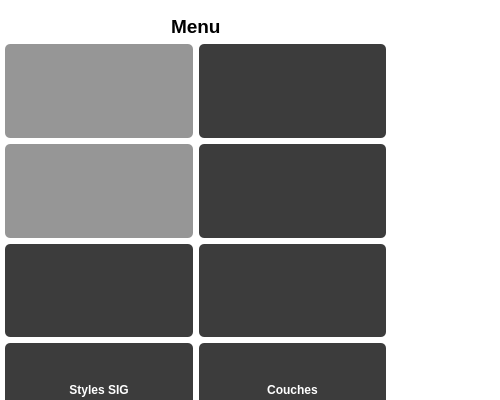
<?xml version="1.0" encoding="UTF-8"?>
<ui version="4.0">
 <class>MetisQgisAppDialogBase</class>
 <widget class="QDialog" name="MetisQgisAppDialogBase">
  <property name="enabled">
   <bool>true</bool>
  </property>
  <property name="geometry">
   <rect>
    <x>0</x>
    <y>0</y>
    <width>500</width>
    <height>400</height>
   </rect>
  </property>
  <property name="sizePolicy">
   <sizepolicy hsizetype="Preferred" vsizetype="Preferred">
    <horstretch>0</horstretch>
    <verstretch>0</verstretch>
   </sizepolicy>
  </property>
  <property name="minimumSize">
   <size>
    <width>500</width>
    <height>400</height>
   </size>
  </property>
  <property name="maximumSize">
   <size>
    <width>500</width>
    <height>400</height>
   </size>
  </property>
  <property name="windowTitle">
   <string>Metis for QGIS</string>
  </property>
  <property name="windowIcon">
   <iconset theme="main">
    <normaloff>:/plugins/metis_qgis_app/icon.png</normaloff>:/plugins/metis_qgis_app/icon.png</iconset>
  </property>
  <property name="autoFillBackground">
   <bool>false</bool>
  </property>
  <property name="styleSheet">
   <string notr="true">background-color: rgb(255, 255, 255);</string>
  </property>
  <property name="sizeGripEnabled">
   <bool>false</bool>
  </property>
  <widget class="QWidget" name="verticalLayoutWidget">
   <property name="geometry">
    <rect>
     <x>0</x>
     <y>10</y>
     <width>391</width>
     <height>509</height>
    </rect>
   </property>
   <layout class="QVBoxLayout" name="mainLayout">
    <property name="leftMargin">
     <number>5</number>
    </property>
    <property name="topMargin">
     <number>5</number>
    </property>
    <property name="rightMargin">
     <number>5</number>
    </property>
    <property name="bottomMargin">
     <number>5</number>
    </property>
    <item>
     <layout class="QHBoxLayout" name="horizontalLayout_5">
      <item>
       <spacer name="horizontalSpacer_5">
        <property name="orientation">
         <enum>Qt::Horizontal</enum>
        </property>
        <property name="sizeHint" stdset="0">
         <size>
          <width>40</width>
          <height>20</height>
         </size>
        </property>
       </spacer>
      </item>
      <item>
       <widget class="QLabel" name="labelTitle">
        <property name="font">
         <font>
          <pointsize>14</pointsize>
          <weight>75</weight>
          <bold>true</bold>
         </font>
        </property>
        <property name="text">
         <string>Menu</string>
        </property>
       </widget>
      </item>
      <item>
       <spacer name="horizontalSpacer_6">
        <property name="orientation">
         <enum>Qt::Horizontal</enum>
        </property>
        <property name="sizeHint" stdset="0">
         <size>
          <width>40</width>
          <height>20</height>
         </size>
        </property>
       </spacer>
      </item>
     </layout>
    </item>
    <item>
     <layout class="QGridLayout" name="gridLayout">
      <property name="sizeConstraint">
       <enum>QLayout::SetNoConstraint</enum>
      </property>
      <property name="leftMargin">
       <number>0</number>
      </property>
      <item row="2" column="1">
       <widget class="QPushButton" name="pushButtonCfg">
        <property name="enabled">
         <bool>true</bool>
        </property>
        <property name="sizePolicy">
         <sizepolicy hsizetype="MinimumExpanding" vsizetype="Expanding">
          <horstretch>0</horstretch>
          <verstretch>0</verstretch>
         </sizepolicy>
        </property>
        <property name="cursor">
         <cursorShape>PointingHandCursor</cursorShape>
        </property>
        <property name="styleSheet">
         <string notr="true">QPushButton {
	background-color: rgb(60, 60, 60);
	color: rgb(255, 255, 255);
	border: 0;
	border-radius: 5px;
}
QPushButton:focus {
	background-color: rgb(60, 60, 60);
	border: 1px solid rgb(255, 255, 255);
}
QPushButton:strong:focus {
	background-color: rgb(230, 230, 230);
	border: 0;
}
QPushButton:pressed {
	background-color: rgb(200, 200, 200);
	border: 0;
}
QPushButton:hover {
	background-color: rgb(60, 60, 60);
	border: 2px solid rgb(255, 255, 255);
}
QPushButton:disabled {
	background-color: rgb(150, 150, 150);
	border: 0;
}</string>
        </property>
        <property name="text">
         <string/>
        </property>
       </widget>
      </item>
      <item row="1" column="1">
       <widget class="QPushButton" name="pushButtonApdgc">
        <property name="sizePolicy">
         <sizepolicy hsizetype="Minimum" vsizetype="Expanding">
          <horstretch>0</horstretch>
          <verstretch>0</verstretch>
         </sizepolicy>
        </property>
        <property name="cursor">
         <cursorShape>PointingHandCursor</cursorShape>
        </property>
        <property name="styleSheet">
         <string notr="true">QPushButton {
	background-color: rgb(60, 60, 60);
	color: rgb(255, 255, 255);
	border: 0;
	border-radius: 5px;

}
QPushButton:focus {
	background-color: rgb(60, 60, 60);
	border: 1px solid rgb(255, 255, 255);
}
QPushButton:strong:focus {
	background-color: rgb(230, 230, 230);
	border: 0;
}
QPushButton:pressed {
	background-color: rgb(200, 200, 200);
	border: 0;
}
QPushButton:hover {
	background-color: rgb(60, 60, 60);
	border: 2px solid rgb(255, 255, 255);
	cursor: pointer;
}
QPushButton:disabled {
	background-color: rgb(150, 150, 150);
	border: 0;
}</string>
        </property>
        <property name="text">
         <string/>
        </property>
        <property name="iconSize">
         <size>
          <width>64</width>
          <height>64</height>
         </size>
        </property>
       </widget>
      </item>
      <item row="1" column="0">
       <widget class="QPushButton" name="pushButtonTrvx">
        <property name="enabled">
         <bool>false</bool>
        </property>
        <property name="sizePolicy">
         <sizepolicy hsizetype="MinimumExpanding" vsizetype="Expanding">
          <horstretch>0</horstretch>
          <verstretch>0</verstretch>
         </sizepolicy>
        </property>
        <property name="cursor">
         <cursorShape>PointingHandCursor</cursorShape>
        </property>
        <property name="styleSheet">
         <string notr="true">QPushButton {
	background-color: rgb(60, 60, 60);
	color: rgb(255, 255, 255);
	border: 0;
	border-radius: 5px;
}
QPushButton:focus {
	background-color: rgb(60, 60, 60);
	border: 1px solid rgb(255, 255, 255);
}
QPushButton:strong:focus {
	background-color: rgb(230, 230, 230);
	border: 0;
}
QPushButton:pressed {
	background-color: rgb(200, 200, 200);
	border: 0;
}
QPushButton:hover {
	background-color: rgb(60, 60, 60);
	border: 2px solid rgb(255, 255, 255);
}
QPushButton:disabled {
	background-color: rgb(150, 150, 150);
	border: 0;
}</string>
        </property>
        <property name="text">
         <string/>
        </property>
       </widget>
      </item>
      <item row="0" column="1">
       <widget class="QPushButton" name="pushButtonApd">
        <property name="enabled">
         <bool>true</bool>
        </property>
        <property name="sizePolicy">
         <sizepolicy hsizetype="MinimumExpanding" vsizetype="Expanding">
          <horstretch>0</horstretch>
          <verstretch>0</verstretch>
         </sizepolicy>
        </property>
        <property name="cursor">
         <cursorShape>PointingHandCursor</cursorShape>
        </property>
        <property name="autoFillBackground">
         <bool>false</bool>
        </property>
        <property name="styleSheet">
         <string notr="true">QPushButton {
	background-color: rgb(60, 60, 60);
	color: rgb(255, 255, 255);
	border: 0;
	border-radius: 5px;
}
QPushButton:focus {
	background-color: rgb(60, 60, 60);
	border: 1px solid rgb(255, 255, 255);
}
QPushButton:strong:focus {
	background-color: rgb(230, 230, 230);
	border: 0;
}
QPushButton:pressed {
	background-color: rgb(200, 200, 200);
	border: 0;
}
QPushButton:hover {
	background-color: rgb(60, 60, 60);
	border: 2px solid rgb(255, 255, 255);
}
QPushButton:disabled {
	background-color: rgb(150, 150, 150);
	border: 0;
}</string>
        </property>
        <property name="text">
         <string/>
        </property>
        <property name="autoDefault">
         <bool>true</bool>
        </property>
        <property name="default">
         <bool>false</bool>
        </property>
        <property name="flat">
         <bool>false</bool>
        </property>
       </widget>
      </item>
      <item row="3" column="1">
       <widget class="QPushButton" name="pushButtonLoadLayers">
        <property name="sizePolicy">
         <sizepolicy hsizetype="MinimumExpanding" vsizetype="Expanding">
          <horstretch>0</horstretch>
          <verstretch>0</verstretch>
         </sizepolicy>
        </property>
        <property name="font">
         <font>
          <weight>75</weight>
          <bold>true</bold>
         </font>
        </property>
        <property name="cursor">
         <cursorShape>PointingHandCursor</cursorShape>
        </property>
        <property name="styleSheet">
         <string notr="true">QPushButton {
	background-color: rgb(60, 60, 60);
	color: rgb(255, 255, 255);
	border: 0;
	border-radius: 5px;
}
QPushButton:focus {
	background-color: rgb(60, 60, 60);
	border: 1px solid rgb(255, 255, 255);
}
QPushButton:strong:focus {
	background-color: rgb(230, 230, 230);
	border: 0;
}
QPushButton:pressed {
	background-color: rgb(200, 200, 200);
	border: 0;
}
QPushButton:hover {
	background-color: rgb(60, 60, 60);
	border: 2px solid rgb(255, 255, 255);
}
QPushButton:disabled {
	background-color: rgb(150, 150, 150);
	border: 0;
}</string>
        </property>
        <property name="text">
         <string>Couches</string>
        </property>
       </widget>
      </item>
      <item row="0" column="0">
       <widget class="QPushButton" name="pushButtonAps">
        <property name="enabled">
         <bool>false</bool>
        </property>
        <property name="sizePolicy">
         <sizepolicy hsizetype="MinimumExpanding" vsizetype="Expanding">
          <horstretch>0</horstretch>
          <verstretch>0</verstretch>
         </sizepolicy>
        </property>
        <property name="cursor">
         <cursorShape>PointingHandCursor</cursorShape>
        </property>
        <property name="styleSheet">
         <string notr="true">QPushButton {
	background-color: rgb(60, 60, 60);
	color: rgb(255, 255, 255);
	border: 0;
	border-radius: 5px;
}
QPushButton:focus {
	background-color: rgb(60, 60, 60);
	border: 1px solid rgb(255, 255, 255);
}
QPushButton:strong:focus {
	background-color: rgb(230, 230, 230);
	border: 0;
}
QPushButton:pressed {
	background-color: rgb(200, 200, 200);
	border: 0;
}
QPushButton:hover {
	background-color: rgb(60, 60, 60);
	border: 2px solid rgb(255, 255, 255);
}
QPushButton:disabled {
	background-color: rgb(150, 150, 150);
	border: 0;
}</string>
        </property>
        <property name="text">
         <string/>
        </property>
       </widget>
      </item>
      <item row="2" column="0">
       <widget class="QPushButton" name="pushButtonDoe">
        <property name="enabled">
         <bool>true</bool>
        </property>
        <property name="sizePolicy">
         <sizepolicy hsizetype="MinimumExpanding" vsizetype="Expanding">
          <horstretch>0</horstretch>
          <verstretch>0</verstretch>
         </sizepolicy>
        </property>
        <property name="cursor">
         <cursorShape>PointingHandCursor</cursorShape>
        </property>
        <property name="styleSheet">
         <string notr="true">QPushButton {
	background-color: rgb(60, 60, 60);
	color: rgb(255, 255, 255);
	border: 0;
	border-radius: 5px;
}
QPushButton:focus {
	background-color: rgb(60, 60, 60);
	border: 1px solid rgb(255, 255, 255);
}
QPushButton:strong:focus {
	background-color: rgb(230, 230, 230);
	border: 0;
}
QPushButton:pressed {
	background-color: rgb(200, 200, 200);
	border: 0;
}
QPushButton:hover {
	background-color: rgb(60, 60, 60);
	border: 2px solid rgb(255, 255, 255);
}
QPushButton:disabled {
	background-color: rgb(150, 150, 150);
	border: 0;
}</string>
        </property>
        <property name="text">
         <string/>
        </property>
       </widget>
      </item>
      <item row="3" column="0">
       <widget class="QPushButton" name="loadStylesButton">
        <property name="sizePolicy">
         <sizepolicy hsizetype="MinimumExpanding" vsizetype="Expanding">
          <horstretch>0</horstretch>
          <verstretch>0</verstretch>
         </sizepolicy>
        </property>
        <property name="font">
         <font>
          <weight>75</weight>
          <bold>true</bold>
         </font>
        </property>
        <property name="cursor">
         <cursorShape>PointingHandCursor</cursorShape>
        </property>
        <property name="styleSheet">
         <string notr="true">QPushButton {
	background-color: rgb(60, 60, 60);
	color: rgb(255, 255, 255);
	border: 0;
	border-radius: 5px;
}
QPushButton:focus {
	background-color: rgb(60, 60, 60);
	border: 1px solid rgb(255, 255, 255);
}
QPushButton:strong:focus {
	background-color: rgb(230, 230, 230);
	border: 0;
}
QPushButton:pressed {
	background-color: rgb(200, 200, 200);
	border: 0;
}
QPushButton:hover {
	background-color: rgb(60, 60, 60);
	border: 2px solid rgb(255, 255, 255);
}
QPushButton:disabled {
	background-color: rgb(150, 150, 150);
	border: 0;
}</string>
        </property>
        <property name="text">
         <string>Styles SIG</string>
        </property>
       </widget>
      </item>
     </layout>
    </item>
    <item>
     <layout class="QHBoxLayout" name="horizontalLayout_4">
      <property name="sizeConstraint">
       <enum>QLayout::SetMaximumSize</enum>
      </property>
      <item>
       <widget class="QPushButton" name="quitButton">
        <property name="sizePolicy">
         <sizepolicy hsizetype="Maximum" vsizetype="Fixed">
          <horstretch>0</horstretch>
          <verstretch>0</verstretch>
         </sizepolicy>
        </property>
        <property name="minimumSize">
         <size>
          <width>60</width>
          <height>30</height>
         </size>
        </property>
        <property name="cursor">
         <cursorShape>PointingHandCursor</cursorShape>
        </property>
        <property name="styleSheet">
         <string notr="true">QPushButton {
	background-color: rgb(240, 60, 60);
	color: rgb(255, 255, 255);
	
	border-radius: 5px;
}
QPushButton:focus {
	background-color: rgb(60, 60, 60);
	border: 1px solid rgb(255, 255, 255);
}
QPushButton:strong:focus {
	background-color: rgb(230, 230, 230);
	border: 0;
}
QPushButton:pressed {
	background-color: rgb(200, 200, 200);
	border: 0;
}
QPushButton:hover {
	background-color: rgb(60, 60, 60);
	border: 2px solid rgb(255, 255, 255);
}
QPushButton:disabled {
	background-color: rgb(150, 150, 150);
	border: 0;
}</string>
        </property>
        <property name="text">
         <string>Fermer</string>
        </property>
       </widget>
      </item>
      <item>
       <widget class="QPushButton" name="helpButton">
        <property name="sizePolicy">
         <sizepolicy hsizetype="Fixed" vsizetype="Fixed">
          <horstretch>0</horstretch>
          <verstretch>0</verstretch>
         </sizepolicy>
        </property>
        <property name="minimumSize">
         <size>
          <width>60</width>
          <height>30</height>
         </size>
        </property>
        <property name="cursor">
         <cursorShape>PointingHandCursor</cursorShape>
        </property>
        <property name="styleSheet">
         <string notr="true">QPushButton {
	background-color: rgb(60, 60, 60);
	color: rgb(255, 255, 255);
	border: 0;
	border-radius: 5px;
}
QPushButton:focus {
	background-color: rgb(60, 60, 60);
	border: 1px solid rgb(255, 255, 255);
}
QPushButton:strong:focus {
	background-color: rgb(230, 230, 230);
	border: 0;
}
QPushButton:pressed {
	background-color: rgb(200, 200, 200);
	border: 0;
}
QPushButton:hover {
	background-color: rgb(60, 60, 60);
	border: 2px solid rgb(255, 255, 255);
}
QPushButton:disabled {
	background-color: rgb(150, 150, 150);
	border: 0;
}</string>
        </property>
        <property name="text">
         <string>Aide</string>
        </property>
       </widget>
      </item>
     </layout>
    </item>
    <item>
     <layout class="QVBoxLayout" name="verticalLayout">
      <item>
       <layout class="QHBoxLayout" name="horizontalLayout">
        <item>
         <widget class="QLabel" name="label">
          <property name="sizePolicy">
           <sizepolicy hsizetype="Preferred" vsizetype="Maximum">
            <horstretch>0</horstretch>
            <verstretch>0</verstretch>
           </sizepolicy>
          </property>
          <property name="font">
           <font>
            <weight>75</weight>
            <bold>true</bold>
           </font>
          </property>
          <property name="text">
           <string>Metis for Qgis</string>
          </property>
          <property name="alignment">
           <set>Qt::AlignRight|Qt::AlignTrailing|Qt::AlignVCenter</set>
          </property>
         </widget>
        </item>
        <item>
         <widget class="QLabel" name="label_2">
          <property name="sizePolicy">
           <sizepolicy hsizetype="Preferred" vsizetype="Maximum">
            <horstretch>0</horstretch>
            <verstretch>0</verstretch>
           </sizepolicy>
          </property>
          <property name="font">
           <font>
            <pointsize>10</pointsize>
           </font>
          </property>
          <property name="text">
           <string>by Joel PINHO</string>
          </property>
          <property name="alignment">
           <set>Qt::AlignLeading|Qt::AlignLeft|Qt::AlignVCenter</set>
          </property>
         </widget>
        </item>
       </layout>
      </item>
      <item>
       <widget class="QLabel" name="labelVersion">
        <property name="text">
         <string>v0.01.01</string>
        </property>
        <property name="alignment">
         <set>Qt::AlignCenter</set>
        </property>
       </widget>
      </item>
     </layout>
    </item>
   </layout>
  </widget>
 </widget>
 <tabstops>
  <tabstop>pushButtonAps</tabstop>
  <tabstop>pushButtonApd</tabstop>
  <tabstop>pushButtonTrvx</tabstop>
  <tabstop>pushButtonApdgc</tabstop>
  <tabstop>pushButtonDoe</tabstop>
  <tabstop>pushButtonCfg</tabstop>
  <tabstop>loadStylesButton</tabstop>
  <tabstop>pushButtonLoadLayers</tabstop>
  <tabstop>helpButton</tabstop>
  <tabstop>quitButton</tabstop>
 </tabstops>
 <resources/>
 <connections/>
</ui>
